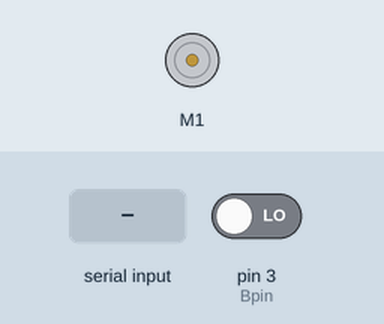
This sketch was run on a simulated Arduino Leonardo, built with avr-gcc and run on an emulated ATmega32U4. On the bench: DC motor (green arrow = forward, orange = backward, longer = faster). The inputs (shaded band) are chosen by the test bench; at power-on: pin 3 (Bpin) LOW. What the sketch prints to the serial monitor is not drawn.

Above: at 1.2 s.
1.3 s: "path1\n" received over Serial
Timing chart, 0 to 4.3 s (numbered marks = the images above; inputs shaded):
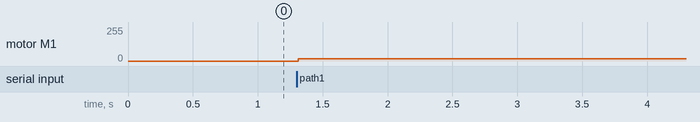

Measured:
- after the input at 1.3 s, motor M1: stopped → forward 18/255 at once

The sketch:

Goto.ino.ino
```cpp
#include "Goto.h"
#include <digitalWriteFast.h>
#include <USBSabertooth.h>
#define Apin 2
#define Bpin 3// interrupt pin
volatile long counter = 0;
//volatile long array[1800];
USBSabertoothSerial C(Serial1);
USBSabertooth ST(C, 128);

////Define Shared Variables we'll be connecting to
double Setpoint = 0;
double Input = 0;
int pwm = 0;
//RampPositioning(double*currentpos, int*speedatinstant, double*final, int pup = 2047, int plwr = -2047, int minimumspeed = 200)
RampPositioning XX(&Input, &pwm,  2047, -2047, 150);
void setup()
{
  Serial.begin(9600);
  Serial1.begin(9600);
  pinModeFast(Apin, INPUT);
  pinModeFast(Bpin, INPUT);
  attachInterrupt(0, Arise, RISING);
}

bool flag = true;
int milli;       // for data intake millimeter
int sign = 1;

void loop()
{ Input = counter / 252.84158;
  XX.Startpositioning(flag, Setpoint, 0);
  if (Serial.available())
  { milli = Serial.parseInt();
    if (Serial.read() == '-') sign *= -1;
    Setpoint = milli * sign;
  }
//  if (counter>=1790){ST.motor(1,0);
//  for(int i=0; i<1790;i++) Serial.println(array[i]);
//  while(1);}
  Serial.print(Input);  Serial.print(','); Serial.println(Setpoint);
  ST.motor(1, pwm);
}

void Arise()
{// if (counter<1790) array[counter]=micros();
  if (  digitalReadFast(Bpin) == digitalReadFast(Apin) )
    counter ++;
  else
    counter --;

}
```

ClassRamping.h
```cpp
#include "Arduino.h"
#define fun1(x) (0.2312+1.1706*x-0.080185*x*x+0.0018727*x*x*x)
#define fun2(x) (x-sin(x))
#include <math.h>


/*Eg: associate the variables that has current position and pwm
Ramp Name(current position,current pwm); // inside setup

rmp(true);             //implements ramp .. should be inside loop
SetSpeed(final poition,pwm2); //if direction is to be reversed
                            //first stop before changing direction
*/


class Ramp {
  public:
    int funno;
    int pwm1, * pwm; double X1;
    int pwm2, minspeed; double X2;
    double * pos;
    float temp1, temp2;
    bool flag;
    float lowerbound ;
    float upperbound ;
    int sign = 1, pwmsign = 1; //direction
    Ramp(int no = 1, double lb = 0, double ub = 19.84 ) {              //Arguments at initilisation:(function number,lower bound,upperbound)
      pwm1 = pwm2 = 0;
      funno = no;
      lowerbound = lb ;
      upperbound = ub ;
      flag = false;
      if (no == 1) {
        temp1 = (fun1(lowerbound));
        temp2 = (fun1(upperbound)); //used for mapping
      }
      else if (no == 2) {
        temp1 = (fun2(lowerbound));
        temp2 = (fun2(upperbound)); //used for mapping
      }
    }
    void pass (double * input, int*speedvariable, int minimumspeed = 150)
    { pos = input; minspeed = minimumspeed;
      pwm = speedvariable;
    }

    void rmp(bool jk) {
      if (jk && flag) {
        if (funno == 1) {
          //Serial.println(X2);
          if (((*pos)*sign) < (X2 * sign)) {
            int tmp = pwm2;
            if (abs(pwm2) < minspeed) tmp = ((pwm1 < 0) ? (-1 * minspeed) : minspeed);
            float temp = fun1((upperbound - lowerbound) * ((*pos) - X1) / (X2 - X1));
            float c = (tmp - pwm1) / (temp2 - temp1);
            *pwm = ((c * (temp - temp1)) + pwm1);
          }
          else {
            flag = false;
            *pwm = pwm1 = pwm2;
          }
        }
        else if (funno == 2) {
          if (((*pos)*sign) < (X2 * sign)) {
            int tmp = pwm2;
            if (abs(pwm2) < minspeed) tmp = ((pwm1 < 0) ? (-1 * minspeed) : minspeed);
            float temp = fun2((upperbound - lowerbound) * ((*pos) - X1) / (X2 - X1));
            float c = (tmp - pwm1) / (temp2 - temp1);
            *pwm = ((c * (temp - temp1)) + pwm1);
          }
          else {
            flag = false;
            *pwm = pwm1 = pwm2;
          }
        }
      }
    }

    void SetSpeed(double pos2, int pwmfnl)   //Arguments(ST variable,motorno:,pwm1,pwm2)
    { if (X2 != pos2 || pwmfnl != pwm2)
      { flag = true;
        pwm1 = *pwm; X1 = *pos;
        pwm2 = pwmfnl;
        X2 = pos2;
        if (X2 > X1)sign = 1;
        else sign = -1;
      }
    }
};
```

Goto.h
```cpp
#include "ClassRamping.h"


float AA,BB;

int signof(double x)
 {if (x>0)return (1);
  else if (x==0)return (0);
       else return (-1);
}
double X0up(int x)

{AA=        0.0103226*1;       // xtra distance for ramping

  return(AA*x);

}

double X0dwn(int x)

{BB=     0.0103226*1;          // xtra distance for ramping

  return(BB*x);

}

class RampPositioning
{
    //double * Setpoint;  //variables that are linked with
    double * Input;        //other functions in loop
    int * pwm;
    int pwmfinal;
    double S, gap, initialgap;
    Ramp Name;
    int minspeed, pwmlowerlimit, pwmupperlimit;
    bool over, initilize;
    int path;
    bool k; //controls ramping true/false
    int signpath3;
  public:
    RampPositioning(double*currentpos, int*speedatinstant, int pup = 2047, int plwr = -2047, int minimumspeed = 200)
    { Name.pass(currentpos, speedatinstant, minimumspeed);
      Input = currentpos;
      pwm = speedatinstant;
      pwmlowerlimit = plwr;
      pwmupperlimit = pup;
      minspeed = minimumspeed;
      over = false; initilize = false;
      path = 0;
      signpath3 = 0;
      k = true;
    }
    bool Startpositioning(bool flag, double final, int pwm3 = 0)                     ///implemented in loop
    { if (S != final) initilize = true;
      S = final;
      Name.rmp(k);
      pwmfinal = pwm3;
      gap = (S - *Input);
      if (flag) {
        if (initilize) { // find path
          //Serial.println("initilizing");
          over = false;
          initilize = false;
          if (signof(*pwm) == signof(S - *Input) || *pwm == 0)       // destination ahead in direction of motion
          {
            int sign = signof(*pwm);
            if (sign * (*Input + X0dwn(*pwm)) > (S)*sign) {
              path = 1;                //Overshoot and trace back path
              Name.SetSpeed(*Input + X0dwn(*pwm), 0); //Serial.print("*Input+X0dwn(*pwm)"); Serial.println(*Input + X0dwn(*pwm));
            }
            else {
              int pwm2 = (gap + X0up(*pwm) + X0dwn(pwmfinal)) / (AA + BB);
              if (pwm2 > pwmupperlimit) {
                pwm2 = pwmupperlimit;
              }
              else if (pwm2 < pwmlowerlimit) pwm2 = pwmlowerlimit;
              path = 2;                                // rampup - run -rampdwn path
              if(abs(*pwm)<minspeed) *pwm=minspeed*signof(S-*Input);
              Name.SetSpeed(*Input + X0up(pwm2)-X0up(*pwm), pwm2);

              if (abs(pwm2) < minspeed) {
                pwm2 = minspeed * signof(gap);      //min speed motion path
                path = 3;
                signpath3 = signof(gap);
                Name.SetSpeed(*Input, pwm2);
              }
             // Serial.print("dist"); Serial.println(*Input + X0up(pwm2)); Serial.print("pwm2"); Serial.println(pwm2);
            }

          }
          else                                                             //destination behind in opposite direction of motion
          {
            Name.SetSpeed(*Input + X0dwn(*pwm), 0); path = 1;
          }
         // Serial.print("path: "); Serial.println(path);
          //while(1);
        }
        else // if not initilize
        {
          switch (path)
          { case 3: if (*Input * signpath3 > S) {
                *pwm = pwmfinal ;
                over = true;// Serial.println("path3");

              }
              break;
            case 1: if (*pwm == 0) {
                initilize = true;// Serial.println("path1");
              }
              break;
            case 2: if (signof(*pwm) * (*Input) >= (S - X0dwn(*pwm))*signof(*pwm)) { //Serial.println("path2");
                                                                                      Name.SetSpeed(S, pwmfinal);
                                                                                      if (signof(*pwm) * (*Input) >= (S)*signof(*pwm)){
                                                                                      *pwm = pwmfinal;
                                                                                       over = true;
                                                                                       }
                                                                                    }
                      break;
          }
        }

      }                                     //flag close
      return (over);
    }                                  //end of Startpositioning()
};
```
